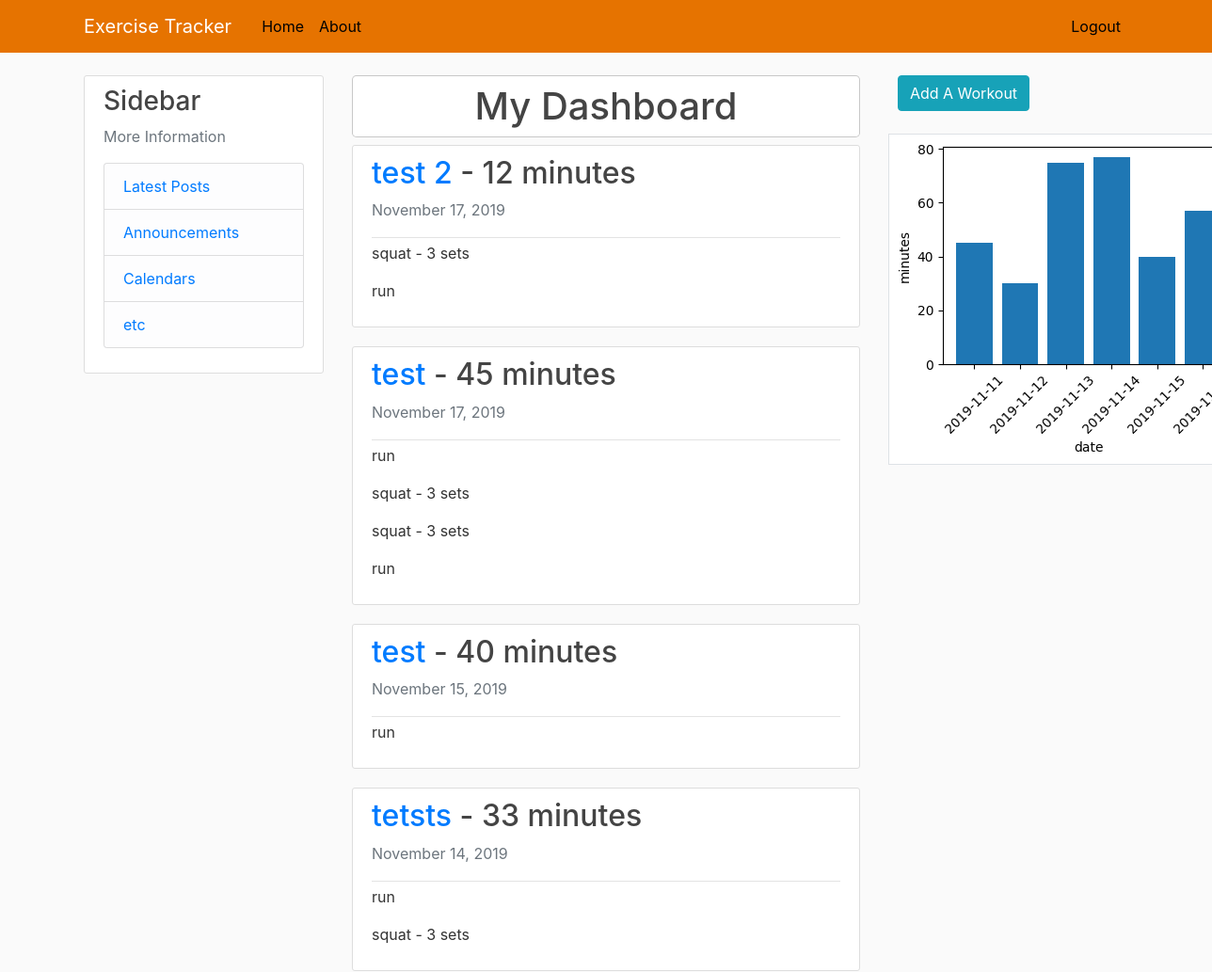
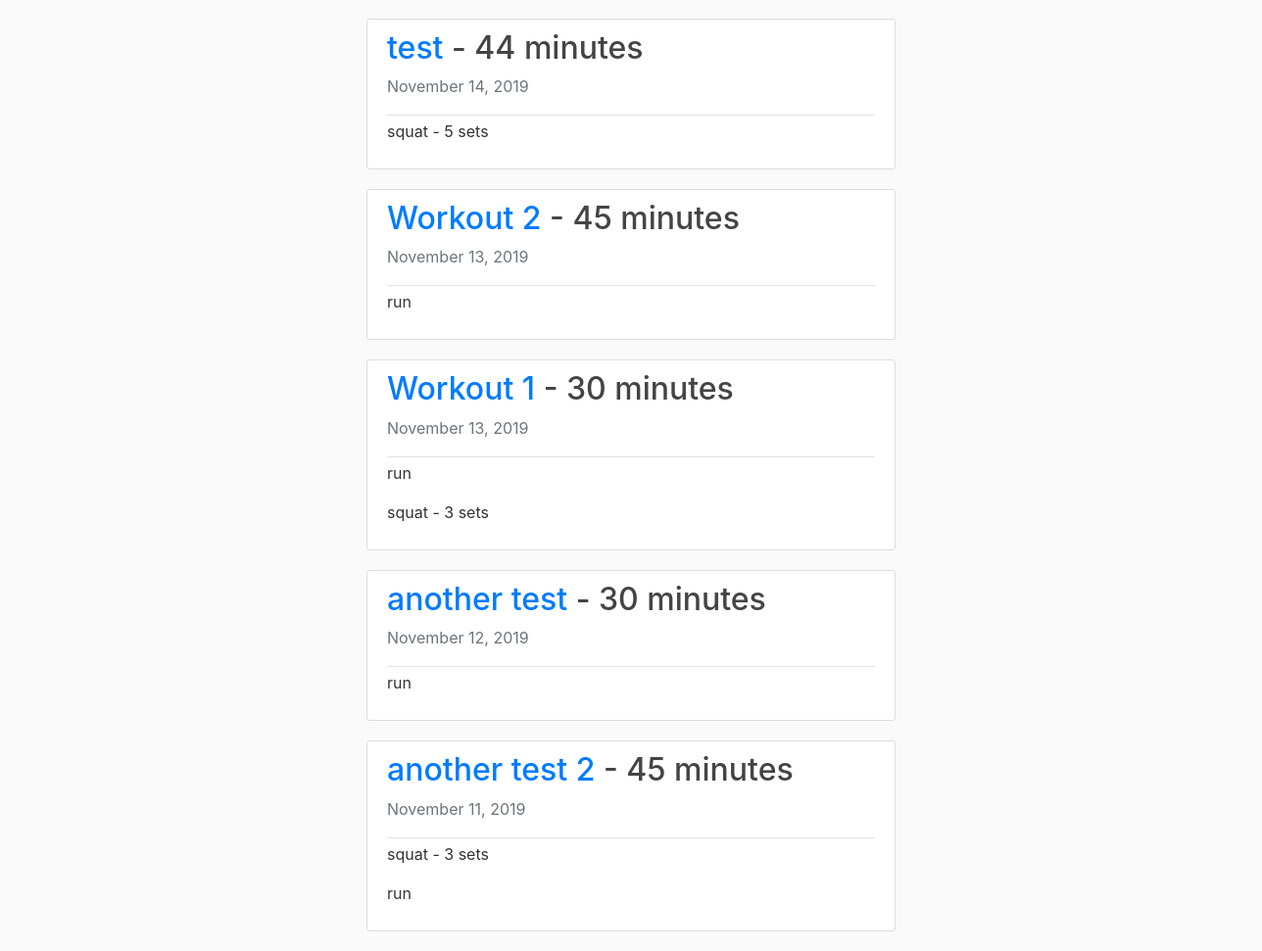
Screenshot of / (signed in) with the database file from the repository (2 pictures, top to bottom).
### tracker/models.py (models this page shows)
class Workout(models.Model):
	title = models.CharField(max_length=100)
	time_in_minutes = models.IntegerField(default = 0)
	workout_date = models.DateTimeField(default=timezone.now())
	author = models.ForeignKey(User, on_delete=models.CASCADE)

class Entry(models.Model):
	workout = models.ForeignKey(Workout, on_delete=models.CASCADE)
	exercise = models.ForeignKey(Exercise, on_delete=models.CASCADE)
	sets = models.IntegerField(default = 0)

class Exercise(models.Model):
	name = models.CharField(max_length=100)
	type = models.CharField(
        max_length=7,
        choices=(
            ("lift", "Lift"),
            ("cardio", "Cardio")
        )
    )

### tracker/views.py (the view)
# urls.py: path('', views.dashboard, name='tracker-dashboard'),
def dashboard(request):
	workouts = Workout.objects.filter(author_id = request.user.id).order_by('-workout_date', '-id')
	entries = Entry.objects.filter(workout_id__in=workouts)
	x, y = get_graph_data(workouts)
	fig = plt.figure(figsize=(4,3))
	plt.bar(x, y)
	plt.xlabel('date')
	plt.ylabel('minutes')
	plt.xticks(rotation=45)
	plt.savefig('media/graphs/graph.png', bbox_inches='tight')
	context = {
		'workouts': workouts,
		'entries': entries
	}
	return render(request, 'tracker/dashboard.html', context)

### tracker/views.py (called while the page is built)
def get_graph_data(workouts):
	x = []
	y = []
	query_results = workouts.values('workout_date').order_by('workout_date').annotate(total=Sum('time_in_minutes'))
	for i in range(len(query_results)):
		y.append(query_results[i]['total'])
		x.append(query_results[i]['workout_date'].strftime('%Y-%m-%d'))
	return x, y

### tracker/templates/tracker/dashboard.html
{% extends "tracker/base.html" %}
{% block content %}
	<h1 class="text-center modal-content pt-2 pb-2">My Dashboard</h1>
	{% if user.is_authenticated %}
		{% for workout in workouts %}
			<article class="media content-section">
				<div class="media-body">
					<div class="article-metadata">
						<h2>
							<a href="{% url 'workout-detail' workout.id %}">
								{{ workout.title }}
							</a>
							- {{ workout.time_in_minutes }} minutes
						</h2>
						<p class="text-muted">{{ workout.workout_date|date:"F d, Y" }}</p>
					</div>
					{% for entry in entries %}
						{% if entry.workout_id == workout.id %}
							<p>
								{{ entry.exercise.name }}
								{% if entry.exercise.type == "lift" %}
									- {{ entry.sets }} sets
								{% endif %}
							</p>
						{% endif %}
					{% endfor %}
				</div>
			</article>
		{% empty %}
			<article class="media content-section">
				<div class="media-body">
					<h4 class="text-center pt-1">You currently have no entries</h4>
				</div>
			</article>
		{% endfor %}
	{% else %}
		<h4 class="text-center pt-5">Log in to create workout entries and see your dashboard here</h4>
	{% endif %}
{% endblock content %}
{% block right-side %}
	{% if user.is_authenticated %}
		<div class="text-center">
			<a class="btn btn-info" href="{% url 'workout-create' %}">Add A Workout</a>
		</div>
		<br/>
		<div class="media">
			<img class="border" src="/media/graphs/graph.png">
		</div>
	{% endif %}
{% endblock right-side %}

### tracker/templates/tracker/base.html (shortened to what this page needs)
{% load static %}
<!doctype html>
<html lang="en">
  <head>
    <link rel="stylesheet" href="https://stackpath.bootstrapcdn.com/bootstrap/4.3.1/css/bootstrap.min.css">
    <link rel="stylesheet" type="text/css" href="{% static 'tracker/main.css' %}">
  </head>
  <body>
	<header class="site-header">
		<nav class="navbar navbar-expand-md navbar-dark bg-steel fixed-top">
			<div class="container">
				<a class="navbar-brand mr-4" href="/">Exercise Tracker</a>
				<div class="collapse navbar-collapse" id="navbarToggle">
					<div class="navbar-nav mr-auto">
						<a class="nav-item nav-link" href="/">Home</a>
						<a class="nav-item nav-link" href="#">About</a>
					</div>
					<div class="navbar-nav">
						{% if user.is_authenticated %}
							<a class="nav-item nav-link" href="{% url 'logout' %}">Logout</a>
						{% else %}
							<a class="nav-item nav-link" href="{% url 'login' %}">Login</a>
							<a class="nav-item nav-link" href="{% url 'register' %}">Register</a>
						{% endif %}
					</div>
				</div>
			</div>
		</nav>
	</header>
  	<main role="main" class="container">
		<div class="row">
			<div class="col-md-3">
				<div class="content-section">
					<h3>Sidebar</h3>
					<p class='text-muted'>More Information
						<ul class="list-group">
							<li class="list-group-item list-group-item-light"><a href="#">Latest Posts</a></li>
							<li class="list-group-item list-group-item-light"><a href="#">Announcements</a></li>
							<li class="list-group-item list-group-item-light"><a href="#">Calendars</a></li>
							<li class="list-group-item list-group-item-light"><a href="#">etc</a></li>
						</ul>
					</p>
	      		</div>
	    	</div>
			<div class="col-md-6">
				{% block content %}{% endblock %}
			</div>
			<div class="col-md-2">
				{% block right-side %}{% endblock %}
			</div>
		</div>
	</main>
  </body>
</html>

### tracker/static/tracker/main.css (style rules this page uses)
body { background: #fafafa; color: #333333; margin-top: 5rem; }
h1, h2, h3, h4, h5, h6 { color: #444444; }
ul { margin: 0; }
.bg-steel { background-color: #e67300; }
.site-header .navbar-nav .nav-link { color: #000000; }
.content-section { background: #ffffff; padding: 10px 20px; border: 1px solid #dddddd; border-radius: 3px; margin-bottom: 20px; }
.article-metadata { padding-bottom: 1px; margin-bottom: 4px; border-bottom: 1px solid #e3e3e3 }

### rows the page displays
Workout: title "test 2", time_in_minutes "12", workout_date "November 17, 2019"
Entry: exercise.name "squat", sets "3"
Entry: exercise.name "run"
Workout: title "test", time_in_minutes "45", workout_date "November 17, 2019"
Entry: exercise.name "run"
Entry: exercise.name "squat", sets "3"
Entry: exercise.name "squat", sets "3"
Entry: exercise.name "run"
Workout: title "test", time_in_minutes "40", workout_date "November 15, 2019"
Entry: exercise.name "run"
Workout: title "tetsts", time_in_minutes "33", workout_date "November 14, 2019"
Entry: exercise.name "run"
Entry: exercise.name "squat", sets "3"
Workout: title "test", time_in_minutes "44", workout_date "November 14, 2019"
Entry: exercise.name "squat", sets "5"
Workout: title "Workout 2", time_in_minutes "45", workout_date "November 13, 2019"
Entry: exercise.name "run"
Workout: title "Workout 1", time_in_minutes "30", workout_date "November 13, 2019"
Entry: exercise.name "run"
Entry: exercise.name "squat", sets "3"
Workout: title "another test", time_in_minutes "30", workout_date "November 12, 2019"
Entry: exercise.name "run"
Workout: title "another test 2", time_in_minutes "45", workout_date "November 11, 2019"
Entry: exercise.name "squat", sets "3"
Entry: exercise.name "run"
